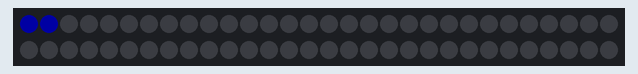
Bench run of a sketch on a simulated SparkFun Pro Micro, built with avr-gcc and run on an emulated ATmega32U4. Parts: 60 RGB LEDs in strip order, left to right, continuing on the next row. Dim RGB values are drawn brighter than linear; random numbers use the default seed unless the sketch sets one.

Above: at 0.36 s.
At 5.24 s:
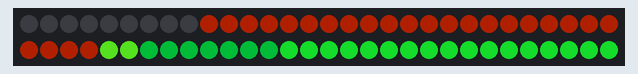
At 10.11 s:
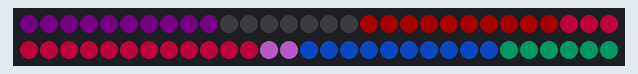
At 19.99 s:
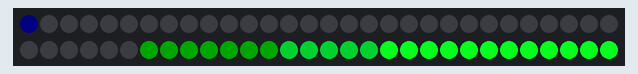
At 29.73 s:
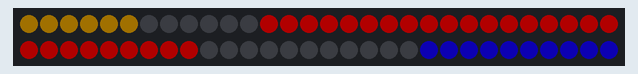
At 39.61 s:
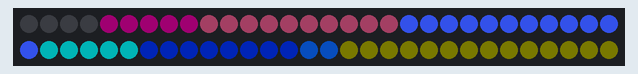

The sketch:

Tube.ino
```cpp
//Made by Simon Budig

//Bootloader: Catrina Micro
//Evtl Bootloader separat flashen
// AVR-Programmer

// Simple strand test for Adafruit Dot Star RGB LED strip.
// This is a basic diagnostic tool, NOT a graphics demo...helps confirm
// correct wiring and tests each pixel's ability to display red, green
// and blue and to forward data down the line.  By limiting the number
// and color of LEDs, it's reasonably safe to power a couple meters off
// the Arduino's 5V pin.  DON'T try that with other code!


 #include <EEPROM.h>

#include <Adafruit_NeoPixel.h>
#ifdef __AVR__
  #include <avr/power.h>
#endif

//
// // Because conditional #includes don't work w/Arduino sketches...
// #include <SPI.h>         // COMMENT OUT THIS LINE FOR GEMMA OR TRINKET
// //#include <avr/power.h> // ENABLE THIS LINE FOR GEMMA OR TRINKET

#define MAX(x,y) ((x) >= (y) ? (x) : (y))
#define MIN(x,y) ((x) <= (y) ? (x) : (y))

#define NUM_PIXELS 60 // Number of LEDs in strip

#define NUM_MODES 1
#define NUM_STRIPES 4
#define STRIPE_WIDTH 14

// Here's how to control the LEDs from any two pins:
#define DATAPIN    6
#define BUTTONPIN 4
static uint8_t glut[256];
int buttonState;

Adafruit_NeoPixel pixels = Adafruit_NeoPixel(NUM_PIXELS, DATAPIN, NEO_GRB + NEO_KHZ800);

// Adafruit_DotStar pixels = Adafruit_DotStar(
//   NUM_PIXELS, DATAPIN, CLOCKPIN, DOTSTAR_BGR);
// The last parameter is optional -- this is the color data order of the
// DotStar strip, which has changed over time in different production runs.
// Your code just uses R,G,B colors, the library then reassigns as needed.
// Default is DOTSTAR_BRG, so change this if you have an earlier strip.

// Hardware SPI is a little faster, but must be wired to specific pins
// (Arduino Uno = pin 11 for data, 13 for clock, other boards are different).
//Adafruit_DotStar strip = Adafruit_DotStar(NUMPIXELS, DOTSTAR_BRG);

void setup()
{
  uint16_t i;
  float rf;

#if defined(__AVR_ATtiny85__) && (F_CPU == 16000000L)
  clock_prescale_set(clock_div_1); // Enable 16 MHz on Trinket
#endif

  // calculate Gamma-Table
  for (i = 0; i < 256; i++)
    {
      rf = i / 255.0;
      rf = pow (rf, 2.2);
      glut[i] = 255.0 * rf;
    }

  pixels.begin (); // Initialize pins for output
  pixels.show ();  // Turn all LEDs off ASAP

  pinMode(BUTTONPIN, INPUT);

}


void render_rings (const uint16_t t)
{
  static uint16_t positions[NUM_STRIPES];
  static uint8_t colors[NUM_STRIPES * 3];
  static int8_t speeds[NUM_STRIPES];
  uint8_t currentStripe, i, col[3];

  for (currentStripe = 0; currentStripe < NUM_STRIPES; currentStripe++)
    {

      if (speeds[currentStripe] != 0){
        //move stripe, depending on the speed
        positions[currentStripe] += speeds[currentStripe];
      }
      if (positions[currentStripe] < 0 || positions[currentStripe] >= NUM_PIXELS + 2 * STRIPE_WIDTH){
        //stripe is out of range, so stop it
        speeds[currentStripe] = 0;
      }

      //this stripe ended, so create a new one or not
      if (speeds[currentStripe] == 0 && random (10) == 0)
        {
          //create new stripe
          uint8_t basecolor;
          //in which direction should the stripe be animated?
          if (random (2) == 0)
            {
              //forward
              positions[currentStripe] = 0;
              speeds[currentStripe] = random(2);//random (1);
            }
          else
            {
              //backwards
              positions[currentStripe] = NUM_PIXELS + 2 * STRIPE_WIDTH - 1;
              speeds[currentStripe] = -random(2); //random (3);
            }

          //decide which basecolor, red, green or blue
          basecolor = random (3);

          colors[currentStripe*3 + (basecolor + 0) % 3] = random (150);
          colors[currentStripe*3 + (basecolor + 1) % 3] = random (150);
          colors[currentStripe*3 + (basecolor + 2) % 3] = random (15);
        }
    }

  for (i = STRIPE_WIDTH; i < NUM_PIXELS + STRIPE_WIDTH; i++)
    {
      col[0] = col[1] = col[2] = 0;

      for (currentStripe = 0; currentStripe < NUM_STRIPES; currentStripe++)
        {
          if (speeds[currentStripe] == 0)
            continue;

          col[0] = MIN (255, MAX (i, positions[currentStripe]) - MIN (i, positions[currentStripe]) < STRIPE_WIDTH ? col[0] + colors[currentStripe*3+0] : col[0]);
          col[1] = MIN (255, MAX (i, positions[currentStripe]) - MIN (i, positions[currentStripe]) < STRIPE_WIDTH ? col[1] + colors[currentStripe*3+1] : col[1]);
          col[2] = MIN (255, MAX (i, positions[currentStripe]) - MIN (i, positions[currentStripe]) < STRIPE_WIDTH ? col[2] + colors[currentStripe*3+2] : col[2]);
        }

      pixels.setPixelColor (i - STRIPE_WIDTH, glut[col[0]], glut[col[1]], glut[col[2]]);
    }
}

void loop()
{
  static uint16_t t = 0xffff;
  static uint8_t state = 0xff;

  if (state >= NUM_MODES)
    state = EEPROM.read(0);
  if (state >= NUM_MODES)
    state = 0;

  switch (state)
    {
      case 0:
        render_rings (t);
        delay (40);
        break;
      case 1:
      default:

        delay (50);
        break;

    }

  // Time-Tick. Needed for moving stripes
  t--;

  // update Pixels
  pixels.show ();
}
```
